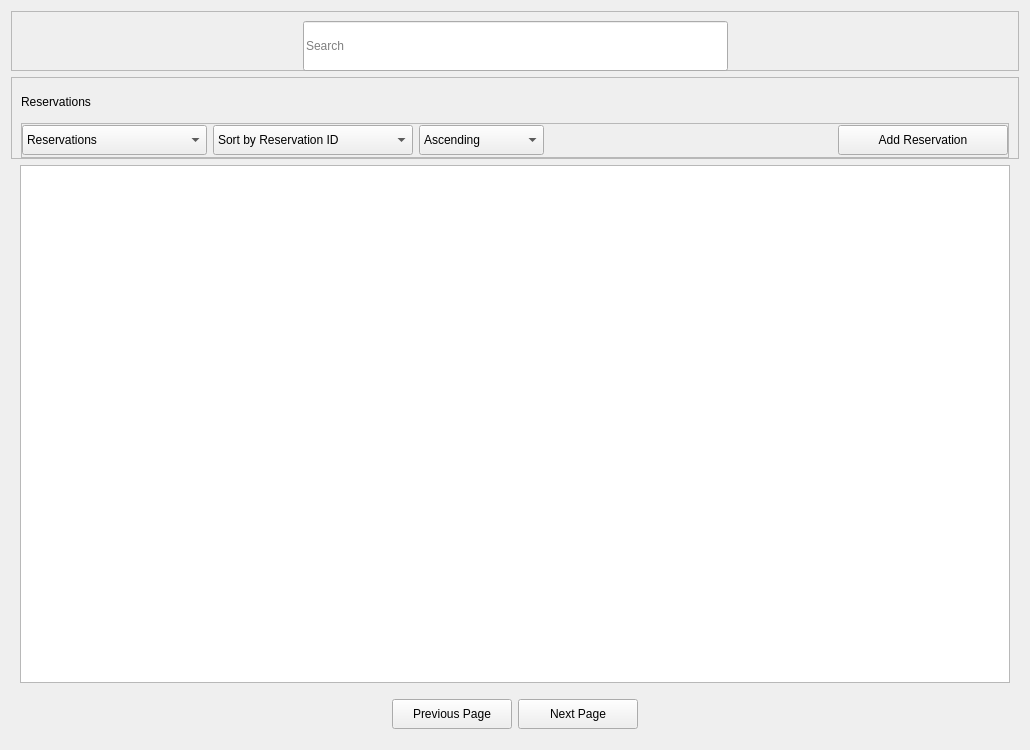
<?xml version="1.0" encoding="UTF-8"?>
<ui version="4.0">
 <class>Widget</class>
 <widget class="QWidget" name="Widget">
  <property name="geometry">
   <rect>
    <x>0</x>
    <y>0</y>
    <width>1030</width>
    <height>750</height>
   </rect>
  </property>
  <property name="minimumSize">
   <size>
    <width>1030</width>
    <height>750</height>
   </size>
  </property>
  <property name="windowTitle">
   <string>Form</string>
  </property>
  <layout class="QGridLayout" name="gridLayout">
   <property name="verticalSpacing">
    <number>6</number>
   </property>
   <item row="0" column="0">
    <widget class="QFrame" name="search_bar_frame">
     <property name="minimumSize">
      <size>
       <width>0</width>
       <height>60</height>
      </size>
     </property>
     <property name="maximumSize">
      <size>
       <width>16777215</width>
       <height>60</height>
      </size>
     </property>
     <property name="frameShape">
      <enum>QFrame::StyledPanel</enum>
     </property>
     <property name="frameShadow">
      <enum>QFrame::Raised</enum>
     </property>
     <layout class="QGridLayout" name="gridLayout_3">
      <property name="leftMargin">
       <number>0</number>
      </property>
      <property name="rightMargin">
       <number>0</number>
      </property>
      <property name="spacing">
       <number>0</number>
      </property>
      <item row="0" column="0">
       <spacer name="hs_1">
        <property name="orientation">
         <enum>Qt::Horizontal</enum>
        </property>
        <property name="sizeHint" stdset="0">
         <size>
          <width>40</width>
          <height>20</height>
         </size>
        </property>
       </spacer>
      </item>
      <item row="0" column="1">
       <widget class="QLineEdit" name="search_lineedit">
        <property name="minimumSize">
         <size>
          <width>425</width>
          <height>50</height>
         </size>
        </property>
        <property name="readOnly">
         <bool>false</bool>
        </property>
        <property name="placeholderText">
         <string>Search</string>
        </property>
       </widget>
      </item>
      <item row="0" column="2">
       <spacer name="hs_2">
        <property name="orientation">
         <enum>Qt::Horizontal</enum>
        </property>
        <property name="sizeHint" stdset="0">
         <size>
          <width>40</width>
          <height>20</height>
         </size>
        </property>
       </spacer>
      </item>
     </layout>
    </widget>
   </item>
   <item row="3" column="0">
    <widget class="QFrame" name="page_buttons_frame">
     <property name="minimumSize">
      <size>
       <width>0</width>
       <height>50</height>
      </size>
     </property>
     <property name="frameShape">
      <enum>QFrame::NoFrame</enum>
     </property>
     <property name="frameShadow">
      <enum>QFrame::Raised</enum>
     </property>
     <layout class="QGridLayout" name="gridLayout_5">
      <item row="0" column="0">
       <spacer name="hs_4">
        <property name="orientation">
         <enum>Qt::Horizontal</enum>
        </property>
        <property name="sizeHint" stdset="0">
         <size>
          <width>40</width>
          <height>20</height>
         </size>
        </property>
       </spacer>
      </item>
      <item row="0" column="2">
       <widget class="QPushButton" name="next_page_button">
        <property name="minimumSize">
         <size>
          <width>120</width>
          <height>30</height>
         </size>
        </property>
        <property name="cursor">
         <cursorShape>PointingHandCursor</cursorShape>
        </property>
        <property name="text">
         <string>Next Page</string>
        </property>
       </widget>
      </item>
      <item row="0" column="1">
       <widget class="QPushButton" name="previous_page_button">
        <property name="minimumSize">
         <size>
          <width>120</width>
          <height>30</height>
         </size>
        </property>
        <property name="cursor">
         <cursorShape>PointingHandCursor</cursorShape>
        </property>
        <property name="text">
         <string>Previous Page</string>
        </property>
       </widget>
      </item>
      <item row="0" column="3">
       <spacer name="hs_5">
        <property name="orientation">
         <enum>Qt::Horizontal</enum>
        </property>
        <property name="sizeHint" stdset="0">
         <size>
          <width>40</width>
          <height>20</height>
         </size>
        </property>
       </spacer>
      </item>
     </layout>
    </widget>
   </item>
   <item row="2" column="0">
    <widget class="QFrame" name="reservations_table_view_frame">
     <property name="frameShape">
      <enum>QFrame::NoFrame</enum>
     </property>
     <property name="frameShadow">
      <enum>QFrame::Raised</enum>
     </property>
     <layout class="QGridLayout" name="gridLayout_2">
      <property name="topMargin">
       <number>0</number>
      </property>
      <property name="bottomMargin">
       <number>0</number>
      </property>
      <item row="0" column="0">
       <widget class="QTableView" name="reservations_table_view">
        <property name="showGrid">
         <bool>false</bool>
        </property>
        <attribute name="horizontalHeaderMinimumSectionSize">
         <number>15</number>
        </attribute>
        <attribute name="verticalHeaderVisible">
         <bool>false</bool>
        </attribute>
       </widget>
      </item>
     </layout>
    </widget>
   </item>
   <item row="1" column="0">
    <widget class="QFrame" name="reservations_list_label_and_actions_frame">
     <property name="minimumSize">
      <size>
       <width>0</width>
       <height>82</height>
      </size>
     </property>
     <property name="frameShape">
      <enum>QFrame::StyledPanel</enum>
     </property>
     <property name="frameShadow">
      <enum>QFrame::Raised</enum>
     </property>
     <layout class="QGridLayout" name="gridLayout_4">
      <property name="topMargin">
       <number>9</number>
      </property>
      <property name="bottomMargin">
       <number>0</number>
      </property>
      <item row="1" column="0" rowspan="2" colspan="3">
       <widget class="QFrame" name="actions_frame">
        <property name="minimumSize">
         <size>
          <width>20</width>
          <height>35</height>
         </size>
        </property>
        <property name="frameShape">
         <enum>QFrame::StyledPanel</enum>
        </property>
        <property name="frameShadow">
         <enum>QFrame::Raised</enum>
        </property>
        <layout class="QGridLayout" name="gridLayout_7">
         <property name="leftMargin">
          <number>0</number>
         </property>
         <property name="topMargin">
          <number>0</number>
         </property>
         <property name="rightMargin">
          <number>0</number>
         </property>
         <property name="bottomMargin">
          <number>0</number>
         </property>
         <item row="1" column="4">
          <widget class="QPushButton" name="add_reservation_button">
           <property name="minimumSize">
            <size>
             <width>170</width>
             <height>30</height>
            </size>
           </property>
           <property name="cursor">
            <cursorShape>PointingHandCursor</cursorShape>
           </property>
           <property name="text">
            <string>Add Reservation</string>
           </property>
          </widget>
         </item>
         <item row="1" column="2">
          <widget class="QComboBox" name="sort_type_combobox">
           <property name="minimumSize">
            <size>
             <width>125</width>
             <height>30</height>
            </size>
           </property>
           <property name="cursor">
            <cursorShape>PointingHandCursor</cursorShape>
           </property>
           <item>
            <property name="text">
             <string>Ascending</string>
            </property>
           </item>
           <item>
            <property name="text">
             <string>Descending</string>
            </property>
           </item>
          </widget>
         </item>
         <item row="1" column="0">
          <widget class="QComboBox" name="view_type_combobox">
           <property name="minimumSize">
            <size>
             <width>185</width>
             <height>30</height>
            </size>
           </property>
           <property name="cursor">
            <cursorShape>PointingHandCursor</cursorShape>
           </property>
           <item>
            <property name="text">
             <string>Reservations</string>
            </property>
           </item>
           <item>
            <property name="text">
             <string>Past Reservations</string>
            </property>
           </item>
           <item>
            <property name="text">
             <string>All</string>
            </property>
           </item>
          </widget>
         </item>
         <item row="1" column="1">
          <widget class="QComboBox" name="sort_by_combobox">
           <property name="minimumSize">
            <size>
             <width>200</width>
             <height>30</height>
            </size>
           </property>
           <property name="cursor">
            <cursorShape>PointingHandCursor</cursorShape>
           </property>
           <item>
            <property name="text">
             <string>Sort by Reservation ID</string>
            </property>
           </item>
           <item>
            <property name="text">
             <string>Sort by Name</string>
            </property>
           </item>
           <item>
            <property name="text">
             <string>Sort by Room No.</string>
            </property>
           </item>
           <item>
            <property name="text">
             <string>Sort by Room Type</string>
            </property>
           </item>
           <item>
            <property name="text">
             <string>Sort by Check-In Date</string>
            </property>
           </item>
           <item>
            <property name="text">
             <string>Sort by Check-out Date</string>
            </property>
           </item>
           <item>
            <property name="text">
             <string>Sort by Status</string>
            </property>
           </item>
          </widget>
         </item>
         <item row="1" column="3">
          <spacer name="hs_3">
           <property name="orientation">
            <enum>Qt::Horizontal</enum>
           </property>
           <property name="sizeHint" stdset="0">
            <size>
             <width>40</width>
             <height>20</height>
            </size>
           </property>
          </spacer>
         </item>
        </layout>
       </widget>
      </item>
      <item row="0" column="0">
       <widget class="QLabel" name="reservations_label">
        <property name="minimumSize">
         <size>
          <width>0</width>
          <height>30</height>
         </size>
        </property>
        <property name="text">
         <string>Reservations</string>
        </property>
       </widget>
      </item>
     </layout>
    </widget>
   </item>
  </layout>
 </widget>
 <resources/>
 <connections/>
</ui>
